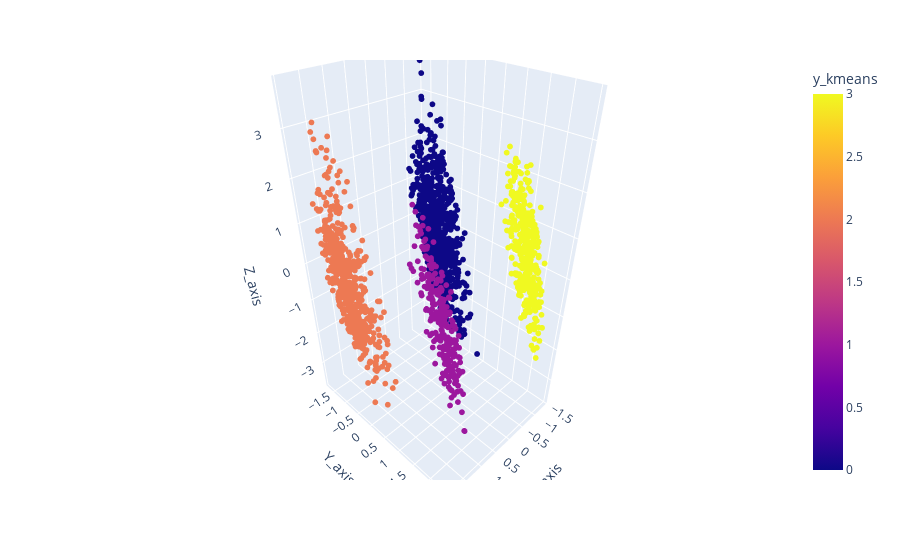

Notebook code cell kept with this figure:
### Markdown cell above
#### **3. Trực quan hóa mô hình:**

### Code cell
fig = px.scatter_3d(df_results, x="X_axis", y="Y_axis", z="Z_axis",color='y_kmeans',hover_name = "ID")
fig.update_traces(marker_size = 2)
fig.show()

### Figure 1 — Plotly figure (JSON) as saved in the notebook; plotly's stock layout.template omitted (floating-point values rounded to 4 significant figures; data arrays with more than 128 entries replaced by an {"elided": "..."} marker saying what was removed)
{"data": [{"hovertemplate": "<b>%{hovertext}</b><br><br>X_axis=%{x}<br>Y_axis=%{y}<br>Z_axis=%{z}<br>y_kmeans=%{marker.color}<extra></extra>", "hovertext": {"elided": "1969 int values"}, "legendgroup": "", "marker": {"color": {"elided": "1969 int values"}, "coloraxis": "coloraxis", "size": 2, "symbol": "circle"}, "mode": "markers", "name": "", "scene": "scene", "showlegend": false, "type": "scatter3d", "x": {"elided": "1969 float values"}, "y": {"elided": "1969 float values"}, "z": {"elided": "1969 float values"}}], "layout": {"coloraxis": {"colorbar": {"title": {"text": "y_kmeans"}}, "colorscale": [[0, "#0d0887"], [0.1111, "#46039f"], [0.2222, "#7201a8"], [0.3333, "#9c179e"], [0.4444, "#bd3786"], [0.5556, "#d8576b"], [0.6667, "#ed7953"], [0.7778, "#fb9f3a"], [0.8889, "#fdca26"], [1, "#f0f921"]]}, "legend": {"tracegroupgap": 0}, "margin": {"t": 60}, "scene": {"domain": {"x": [0, 1], "y": [0, 1]}, "xaxis": {"title": {"text": "X_axis"}}, "yaxis": {"title": {"text": "Y_axis"}}, "zaxis": {"title": {"text": "Z_axis"}}}}}
